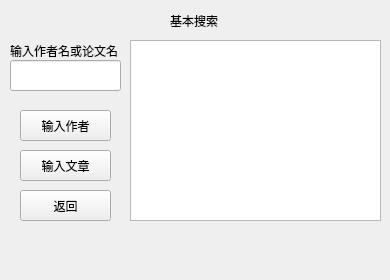
<?xml version="1.0" encoding="UTF-8"?>
<ui version="4.0">
 <class>MainWindow1</class>
 <widget class="QMainWindow" name="MainWindow1">
  <property name="geometry">
   <rect>
    <x>0</x>
    <y>0</y>
    <width>390</width>
    <height>280</height>
   </rect>
  </property>
  <property name="minimumSize">
   <size>
    <width>390</width>
    <height>280</height>
   </size>
  </property>
  <property name="maximumSize">
   <size>
    <width>390</width>
    <height>280</height>
   </size>
  </property>
  <property name="windowTitle">
   <string>基本搜索</string>
  </property>
  <property name="styleSheet">
   <string notr="true">background-image: url(:/C:/Users/yangyuzhe/Desktop/QQ图片20210418104443.png);</string>
  </property>
  <widget class="QWidget" name="centralwidget">
   <widget class="QLineEdit" name="lineEdit">
    <property name="geometry">
     <rect>
      <x>10</x>
      <y>60</y>
      <width>111</width>
      <height>31</height>
     </rect>
    </property>
   </widget>
   <widget class="QTextBrowser" name="textBrowser">
    <property name="geometry">
     <rect>
      <x>130</x>
      <y>40</y>
      <width>251</width>
      <height>181</height>
     </rect>
    </property>
    <property name="styleSheet">
     <string notr="true">color: rgb(255, 255, 0);</string>
    </property>
   </widget>
   <widget class="QPushButton" name="pushButton">
    <property name="geometry">
     <rect>
      <x>20</x>
      <y>110</y>
      <width>91</width>
      <height>31</height>
     </rect>
    </property>
    <property name="cursor">
     <cursorShape>PointingHandCursor</cursorShape>
    </property>
    <property name="text">
     <string>输入作者</string>
    </property>
   </widget>
   <widget class="QPushButton" name="pushButton_2">
    <property name="geometry">
     <rect>
      <x>20</x>
      <y>190</y>
      <width>91</width>
      <height>31</height>
     </rect>
    </property>
    <property name="cursor">
     <cursorShape>PointingHandCursor</cursorShape>
    </property>
    <property name="text">
     <string>返回</string>
    </property>
   </widget>
   <widget class="QLabel" name="label">
    <property name="geometry">
     <rect>
      <x>10</x>
      <y>40</y>
      <width>111</width>
      <height>21</height>
     </rect>
    </property>
    <property name="styleSheet">
     <string notr="true"/>
    </property>
    <property name="text">
     <string>输入作者名或论文名</string>
    </property>
   </widget>
   <widget class="QLabel" name="label_2">
    <property name="geometry">
     <rect>
      <x>170</x>
      <y>10</y>
      <width>51</width>
      <height>21</height>
     </rect>
    </property>
    <property name="text">
     <string>基本搜索</string>
    </property>
   </widget>
   <widget class="QPushButton" name="pushButton_4">
    <property name="geometry">
     <rect>
      <x>20</x>
      <y>150</y>
      <width>91</width>
      <height>31</height>
     </rect>
    </property>
    <property name="cursor">
     <cursorShape>PointingHandCursor</cursorShape>
    </property>
    <property name="text">
     <string>输入文章</string>
    </property>
   </widget>
   <zorder>label</zorder>
   <zorder>lineEdit</zorder>
   <zorder>textBrowser</zorder>
   <zorder>pushButton</zorder>
   <zorder>pushButton_2</zorder>
   <zorder>label_2</zorder>
   <zorder>pushButton_4</zorder>
  </widget>
  <widget class="QMenuBar" name="menubar">
   <property name="geometry">
    <rect>
     <x>0</x>
     <y>0</y>
     <width>390</width>
     <height>21</height>
    </rect>
   </property>
  </widget>
 </widget>
 <resources/>
 <connections/>
</ui>
